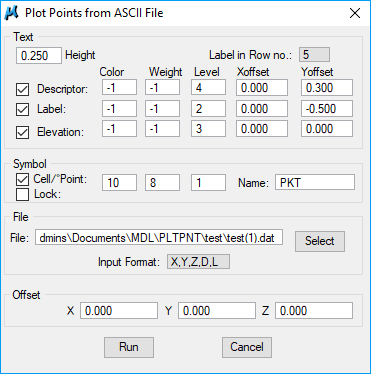

This chart was generated by the following R code:
/*----------------------------------------------------------------------+
|                                                                       |
|   ppdlg.r
|                                                                       |
+----------------------------------------------------------------------*/
/*----------------------------------------------------------------------+
|                                                                       |
|   Include Files                                                       |
|                                                                       |
+----------------------------------------------------------------------*/
#include <rscdefs.h>
#include <cmdclass.h>
#include <dlogbox.h>
#include <dlogids.h>
#include <msdefs.h>

#include "pltpnt.h"
#include "pltpntxt.h"

/*----------------------------------------------------------------------+
|                                                                       |
|   Dialog Box                                                          |
|                                                                       |
+----------------------------------------------------------------------*/
DialogBoxRsc DIALOGID_PlotPoints =
    {
    DIALOGATTR_NORIGHTICONS |
    DIALOGATTR_DEFAULT,
    56*XC+5, 26*YC+9,
    NOHELP,    MHELP,
    HOOKDIALOGID_DialogBox,
    NOPARENTID,
    TXT_DialogTitle,
{
{{ 9*XC+5, 1*YC+8, 8*XC, 0}, Label, 0, ON, 0, TXT_LabelTxtHeight, ""},
{{36*XC, 1*YC+8, 8*XC, 0}, Label, 0, ON, 0, TXT_LabelinRow, ""},
{{46*XC, 1*YC+8, 5*XC, 0}, OptionButton, OPTIONBUTTONID_Row, ON, 0, TXT_LabelRow, ""},

{{15*XC+1, 3*YC, 8*XC, 0}, Label, 0, ON, 0, TXT_LabelColor, ""},
{{22*XC+5, 3*YC, 8*XC, 0}, Label, 0, ON, 0, TXT_LabelWeight, ""},
{{29*XC+4, 3*YC, 8*XC, 0}, Label, 0, ON, 0, TXT_LabelLevel, ""},
{{36*XC+2, 3*YC, 8*XC, 0}, Label, 0, ON, 0, TXT_LabelXoffset, ""},
{{46*XC+1, 3*YC, 8*XC, 0}, Label, 0, ON, 0, TXT_LabelYoffset, ""},

{{3, 9,       55*XC+2, 8*YC+10}, GroupBox, 0, ON, 0, TXT_Text, ""},
{{3, 10*YC+6, 55*XC+2, 2*YC+15}, GroupBox, 0, ON, 0, TXT_Symbol, ""},
{{3, 14*YC+7, 55*XC+2, 4*YC+8}, GroupBox, 0, ON, 0, TXT_File, ""},
{{3, 20*YC+7, 55*XC+2, 2*YC+8}, GroupBox, 0, ON, 0, TXT_LabelAdjust, ""},

{{45*XC, 15*YC+8, 8*XC, 0},    PushButton, PUSHBUTTONID_Select, ON, 0, TXT_pBtn_Select, ""},

{{15*XC+4, 23*YC+10, 8*XC, 0}, PushButton, PUSHBUTTONID_Run, ON, 0, TXT_pBtn_Run, ""},
{{33*XC+5, 23*YC+10, 8*XC, 0}, PushButton, PUSHBUTTONID_Quit, ON, 0, TXT_pBtn_Cancel, ""},

{{ 2*XC+4, 1*YC+9, 7*XC, 0},        Text, TEXTID_TextHeight1, ON, 0, "", ""},
{{15*XC+5, 4*YC+3, 5*XC+2, 1*YC+3}, Text, TEXTID_DescrColor, ON, 0, "", ""},
{{22*XC+3, 4*YC+3, 5*XC+2, 1*YC+3}, Text, TEXTID_DescrWeight, ON, 0, "", ""},
{{29*XC+3, 4*YC+3, 5*XC+2, 1*YC+3}, Text, TEXTID_DescrLevel, ON, 0, "", ""},
{{36*XC+3, 4*YC+3, 8*XC, 0},        Text, TEXTID_DescrXoff, ON, 0, "", ""},
{{46*XC+3, 4*YC+3, 8*XC, 0},        Text, TEXTID_DescrYoff, ON, 0, "", ""},

{{15*XC+5, 5*YC+10, 5*XC+2, 0},  Text, TEXTID_LabelColor, ON, 0, "", ""},
{{22*XC+3, 5*YC+10, 5*XC+2, 0}, Text, TEXTID_LabelWeight, ON, 0, "", ""},
{{29*XC+3, 5*YC+10, 5*XC+2, 0}, Text, TEXTID_LabelLevel, ON, 0, "", ""},
{{36*XC+3, 5*YC+10, 8*XC, 0},   Text, TEXTID_LabelXoff, ON, 0, "", ""},
{{46*XC+3, 5*YC+10, 8*XC, 0},   Text, TEXTID_LabelYoff, ON, 0, "", ""},

{{15*XC+5, 7*YC+5, 5*XC+2, 0}, Text, TEXTID_ElevColor, ON, 0, "", ""},
{{22*XC+3, 7*YC+5, 5*XC+2, 0}, Text, TEXTID_ElevWeight, ON, 0, "", ""},
{{29*XC+3, 7*YC+5, 5*XC+2, 0}, Text, TEXTID_ElevLevel, ON, 0, "", ""},
{{36*XC+3, 7*YC+5, 8*XC, 0},   Text, TEXTID_ElevXoff, ON, 0, "", ""},
{{46*XC+3, 7*YC+5, 8*XC, 0},   Text, TEXTID_ElevYoff, ON, 0, "", ""},

{{15*XC+5, 11*YC+6, 5*XC+2, 0},       Text, TEXTID_CellColor, ON, 0, "", ""},
{{22*XC+3, 11*YC+6, 5*XC+2, 0},       Text, TEXTID_CellWeight, ON, 0, "", ""},
{{29*XC+3, 11*YC+6, 5*XC+2, 0},       Text, TEXTID_CellLevel, ON, 0, "", ""},
{{42*XC+3, 11*YC+6, 12*XC+2, 1*YC+3}, Text, TEXTID_CellName, ON, 0, TXT_CellName, ""},
{{ 5*XC+3, 15*YC+9, 38*XC+1, 1*YC+3}, Text, TEXTID_AsciiFile, ON, 0, TXT_AsciiFile, ""},

{{12*XC+3, 21*YC+5, 12*XC, 0},   Text, TEXTID_AdjustX, ON, 0, "X", ""},
{{27*XC+3, 21*YC+5, 12*XC, 0},   Text, TEXTID_AdjustY, ON, 0, "Y", ""},
{{42*XC+3, 21*YC+5, 12*XC, 0},   Text, TEXTID_AdjustZ, ON, 0, "Z", ""},

{{25*XC+4, 17*YC+7, 10*XC, 0}, OptionButton, OPTIONBUTTONID_Format, ON, 0, TXT_InputFormat, ""},

{{2*XC+1, 4*YC+4, 0, 0},  ToggleButton, TOGGLEID_Descriptor, ON, 0, TXT_toggle_Descriptor, ""},
{{2*XC+1, 5*YC+10, 0, 0}, ToggleButton, TOGGLEID_Label, ON, 0, TXT_toggle_Label, ""},
{{2*XC+1, 7*YC+7, 0, 0},  ToggleButton, TOGGLEID_Elev, ON, 0, TXT_toggle_Elev, ""},
{{2*XC+1,11*YC+3, 0, 0},  ToggleButton, TOGGLEID_Cell, ON, 0, TXT_toggle_Cell, ""},
{{2*XC+1,12*YC+5, 0, 0},  ToggleButton, TOGGLEID_Lock, ON, 0, TXT_toggle_Lock, ""},
}
    };
/* --- toggle buttons must go last to insure that the
        enable function works correctly  ------ */

/*----------------------------------------------------------------------+
|                                                                       |
|   Item Instances                                                      |
|                                                                       |
+----------------------------------------------------------------------*/
/*----------------------------------------------------------------------+
|                                                                       |
|   Option Button Item Resource                                         |
|                                                                       |
+----------------------------------------------------------------------*/
DItem_OptionButtonRsc OPTIONBUTTONID_Format =
    {
    NOSYNONYM, NOHELP, LHELPCMD, NOHOOK,
    NOARG, TXT_InputFormat,
    "params.inputFormat",
    {
    {NOTYPE, NOICON, NOCMD, MCMD, DXYZLC, NOMASK, ON, TXT_0_DXYZL},
    {NOTYPE, NOICON, NOCMD, MCMD, DYXZLC, NOMASK, ON, TXT_1_DYXZL},
    {NOTYPE, NOICON, NOCMD, MCMD, XYZDLC, NOMASK, ON, TXT_2_XYZDL},
    {NOTYPE, NOICON, NOCMD, MCMD, YXZDLC, NOMASK, ON, TXT_3_YXZDL},
    {NOTYPE, NOICON, NOCMD, MCMD, DXYZLS, NOMASK, ON, TXT_4_DXYZL},
    {NOTYPE, NOICON, NOCMD, MCMD, DYXZLS, NOMASK, ON, TXT_5_DYXZL},
    {NOTYPE, NOICON, NOCMD, MCMD, XYZDLS, NOMASK, ON, TXT_6_XYZDL},
    {NOTYPE, NOICON, NOCMD, MCMD, YXZDLS, NOMASK, ON, TXT_7_YXZDL},
    {NOTYPE, NOICON, NOCMD, MCMD, BINAER, NOMASK, ON, TXT_8_BINAER},
    {NOTYPE, NOICON, NOCMD, MCMD, LIDAR,  NOMASK, ON, TXT_9_LIDAR}
    }
    };
DItem_OptionButtonRsc OPTIONBUTTONID_Row =
    {
    NOSYNONYM, NOHELP, LHELPCMD, NOHOOK,
    NOARG, TXT_LabelRow,
    "params.labelRow",
    {
    {NOTYPE, NOICON, NOCMD, MCMD, ROW5, NOMASK, ON, TXT_0_ROW},
    {NOTYPE, NOICON, NOCMD, MCMD, ROW6, NOMASK, ON, TXT_1_ROW},
    {NOTYPE, NOICON, NOCMD, MCMD, ROW67, NOMASK, ON, TXT_2_ROW},
    {NOTYPE, NOICON, NOCMD, MCMD, ROW7, NOMASK, ON, TXT_3_ROW}
    }
    };

/*----------------------------------------------------------------------+
|                                                                       |
|   PushButton Item Resource                                            |
|                                                                       |
+----------------------------------------------------------------------*/
DItem_PushButtonRsc PUSHBUTTONID_Select =
    {
    NOT_DEFAULT_BUTTON, NOHELP, LHELPCMD,
    HOOKITEMID_PushButton, PUSHBUTTONID_Select, NOCMD, LCMD, "",
    TXT_pBtn_Select
    };

DItem_PushButtonRsc PUSHBUTTONID_Run =
    {
    NOT_DEFAULT_BUTTON, NOHELP, LHELPCMD,
    HOOKITEMID_PushButton, PUSHBUTTONID_Run, NOCMD, LCMD, "",
    TXT_pBtn_Run
    };

DItem_PushButtonRsc PUSHBUTTONID_Quit =
    {
    NOT_DEFAULT_BUTTON, NOHELP, LHELP,
    HOOKITEMID_PushButton, PUSHBUTTONID_Quit, NOCMD, MCMD, "",
    TXT_pBtn_Cancel
    };

/*----------------------------------------------------------------------+
|                                                                       |
|   Text Item Resource                                                  |
|                                                                       |
+----------------------------------------------------------------------*/
DItem_TextRsc TEXTID_TextHeight1 =
    {
    NOCMD, LCMD, NOSYNONYM, NOHELP, LHELPCMD,
    NOHOOK, NOARG, 8, "%.3f", "%f", "", "",
    NOMASK, TEXT_NOCONCAT, "",
    "params.TextHeight"
    };


DItem_TextRsc TEXTID_DescrColor =
    {
    NOCMD, LCMD, NOSYNONYM, NOHELP, LHELPCMD,
    NOHOOK, NOARG, 20, "%d", "%d", "-1", "255",
    NOMASK, TEXT_NOCONCAT, "",
    "params.descrColor"
    };

DItem_TextRsc TEXTID_DescrWeight =
    {
    NOCMD, LCMD, NOSYNONYM, NOHELP, LHELPCMD,
    NOHOOK, NOARG, 20, "%d", "%d", "-1", "31",
    NOMASK, TEXT_NOCONCAT, "",
    "params.descrWeight"
    };

DItem_TextRsc TEXTID_DescrLevel =
    {
    NOCMD, LCMD, NOSYNONYM, NOHELP, LHELPCMD,
    NOHOOK, NOARG, 20, "%d", "%d", "-1", "4294967295",
    NOMASK, TEXT_NOCONCAT, "",
    "params.descrLevel"
    };

DItem_TextRsc TEXTID_DescrXoff =
    {
    NOCMD, LCMD, NOSYNONYM, NOHELP, LHELPCMD,
    NOHOOK, NOARG, 20, "%.3f", "%f", "", "",
    NOMASK, TEXT_NOCONCAT, "",
    "params.descrXoffset"
    };

DItem_TextRsc TEXTID_DescrYoff =
    {
    NOCMD, LCMD, NOSYNONYM, NOHELP, LHELPCMD,
    NOHOOK, NOARG, 20, "%.3f", "%f", "", "",
    NOMASK, TEXT_NOCONCAT, "",
    "params.descrYoffset"
    };

DItem_TextRsc TEXTID_LabelColor =
    {
    NOCMD, LCMD, NOSYNONYM, NOHELP, LHELPCMD,
    NOHOOK, NOARG, 20, "%d", "%d", "-1", "255",
    NOMASK, TEXT_NOCONCAT, "",
    "params.labelColor"
    };

DItem_TextRsc TEXTID_LabelWeight =
    {
    NOCMD, LCMD, NOSYNONYM, NOHELP, LHELPCMD,
    NOHOOK, NOARG, 20, "%d", "%d", "-1", "31",
    NOMASK, TEXT_NOCONCAT, "",
    "params.labelWeight"
    };

DItem_TextRsc TEXTID_LabelLevel =
    {
    NOCMD, LCMD, NOSYNONYM, NOHELP, LHELPCMD,
    NOHOOK, NOARG, 20, "%d", "%d", "-1", "4294967295",
    NOMASK, TEXT_NOCONCAT, "",
    "params.labelLevel"
    };

DItem_TextRsc TEXTID_LabelXoff =
    {
    NOCMD, LCMD, NOSYNONYM, NOHELP, LHELPCMD,
    NOHOOK, NOARG, 20, "%.3f", "%f", "", "",
    NOMASK, TEXT_NOCONCAT, "",
    "params.labelXoffset"
    };

DItem_TextRsc TEXTID_LabelYoff =
    {
    NOCMD, LCMD, NOSYNONYM, NOHELP, LHELPCMD,
    NOHOOK, NOARG, 20, "%.3f", "%f", "", "",
    NOMASK, TEXT_NOCONCAT, "",
    "params.labelYoffset"
    };

DItem_TextRsc TEXTID_ElevColor =
    {
    NOCMD, LCMD, NOSYNONYM, NOHELP, LHELPCMD,
    NOHOOK, NOARG, 20, "%d", "%d", "-1", "255",
    NOMASK, TEXT_NOCONCAT, "",
    "params.elevColor"
    };

DItem_TextRsc TEXTID_ElevWeight =
    {
    NOCMD, LCMD, NOSYNONYM, NOHELP, LHELPCMD,
    NOHOOK, NOARG, 20, "%d", "%d", "-1", "31",
    NOMASK, TEXT_NOCONCAT, "",
    "params.elevWeight"
    };

DItem_TextRsc TEXTID_ElevLevel =
    {
    NOCMD, LCMD, NOSYNONYM, NOHELP, LHELPCMD,
    NOHOOK, NOARG, 20, "%d", "%d", "1", "63",
    NOMASK, TEXT_NOCONCAT, "",
    "params.elevLevel"
    };

DItem_TextRsc TEXTID_ElevXoff =
    {
    NOCMD, LCMD, NOSYNONYM, NOHELP, LHELPCMD,
    NOHOOK, NOARG, 20, "%.3f", "%f", "", "",
    NOMASK, TEXT_NOCONCAT, "",
    "params.elevXoffset"
    };

DItem_TextRsc TEXTID_ElevYoff =
    {
    NOCMD, LCMD, NOSYNONYM, NOHELP, LHELPCMD,
    NOHOOK, NOARG, 20, "%.3f", "%f", "", "",
    NOMASK, TEXT_NOCONCAT, "",
    "params.elevYoffset"
    };

DItem_TextRsc TEXTID_AdjustX =
    {
    NOCMD, LCMD, NOSYNONYM, NOHELP, LHELPCMD,
    NOHOOK, NOARG, 20, "%.3f", "%f", "", "",
    NOMASK, TEXT_NOCONCAT, "",
    "params.adjustX"
    };

DItem_TextRsc TEXTID_AdjustY =
    {
    NOCMD, LCMD, NOSYNONYM, NOHELP, LHELPCMD,
    NOHOOK, NOARG, 20, "%.3f", "%f", "", "",
    NOMASK, TEXT_NOCONCAT, "",
    "params.adjustY"
    };

DItem_TextRsc TEXTID_AdjustZ =
    {
    NOCMD, LCMD, NOSYNONYM, NOHELP, LHELPCMD,
    NOHOOK, NOARG, 20, "%.3f", "%f", "", "",
    NOMASK, TEXT_NOCONCAT, "",
    "params.adjustZ"
    };

DItem_TextRsc TEXTID_CellColor =
    {
    NOCMD, LCMD, NOSYNONYM, NOHELP, LHELPCMD,
    NOHOOK, NOARG, 20, "%d", "%d", "-1", "255",
    NOMASK, TEXT_NOCONCAT, "",
    "params.cellColor"
    };

DItem_TextRsc TEXTID_CellWeight =
    {
    NOCMD, LCMD, NOSYNONYM, NOHELP, LHELPCMD,
    NOHOOK, NOARG, 20, "%d", "%d", "-1", "31",
    NOMASK, TEXT_NOCONCAT, "",
    "params.cellWeight"
    };

DItem_TextRsc TEXTID_CellLevel =
    {
    NOCMD, LCMD, NOSYNONYM, NOHELP, LHELPCMD,
    NOHOOK, NOARG, 20, "%d", "%d", "-2", "4294967295",
    NOMASK, TEXT_NOCONCAT, "",
    "params.cellLevel"
    };

DItem_TextRsc TEXTID_CellName =
    {
    NOCMD, LCMD, NOSYNONYM, NOHELP, LHELPCMD,
    NOHOOK, NOARG, 6, "%s", "%s", "", "",
    NOMASK, TEXT_NOCONCAT, TXT_CellName,
    "params.cellName"
    };

DItem_TextRsc TEXTID_AsciiFile =
    {
    NOCMD, LCMD, NOSYNONYM, NOHELP, LHELPCMD,
    NOHOOK, NOARG, 132, "%s", "%s", "",  "",
    NOMASK, TEXT_NOCONCAT, TXT_AsciiFile,
    "params.asciiFile"
    };

/*----------------------------------------------------------------------+
|                                                                       |
|   Toggle Button Item Resource                                         |
|                                                                       |
+----------------------------------------------------------------------*/
DItem_ToggleButtonRsc TOGGLEID_Descriptor =
    {
    NOCMD, LCMD, NOSYNONYM, NOHELP, LHELPCMD,
    HOOKITEMID_ToggleButton, NOARG, TOGGLEID_Descriptor, NOINVERT, TXT_toggle_Descriptor,
    "params.toggleMask"
    };

DItem_ToggleButtonRsc TOGGLEID_Label =
    {
    NOCMD, LCMD, NOSYNONYM, NOHELP, LHELPCMD,
    HOOKITEMID_ToggleButton, NOARG, TOGGLEID_Label, NOINVERT, TXT_toggle_Label,
    "params.toggleMask"
    };

DItem_ToggleButtonRsc TOGGLEID_Elev =
    {
    NOCMD, LCMD, NOSYNONYM, NOHELP, LHELPCMD,
    HOOKITEMID_ToggleButton, NOARG, TOGGLEID_Elev, NOINVERT, TXT_toggle_Elev,
    "params.toggleMask"
    };

DItem_ToggleButtonRsc TOGGLEID_Cell =
    {
    NOCMD, LCMD, NOSYNONYM, NOHELP, LHELPCMD,
    HOOKITEMID_ToggleButton, NOARG, TOGGLEID_Cell, NOINVERT, TXT_toggle_Cell,
    "params.toggleMask"
    };
DItem_ToggleButtonRsc TOGGLEID_Lock =
    {
    NOCMD, LCMD, NOSYNONYM, NOHELP, LHELPCMD,
    HOOKITEMID_ToggleButton, NOARG, TOGGLEID_Lock, NOINVERT, TXT_toggle_Lock,
    "params.toggleMask"
    };
